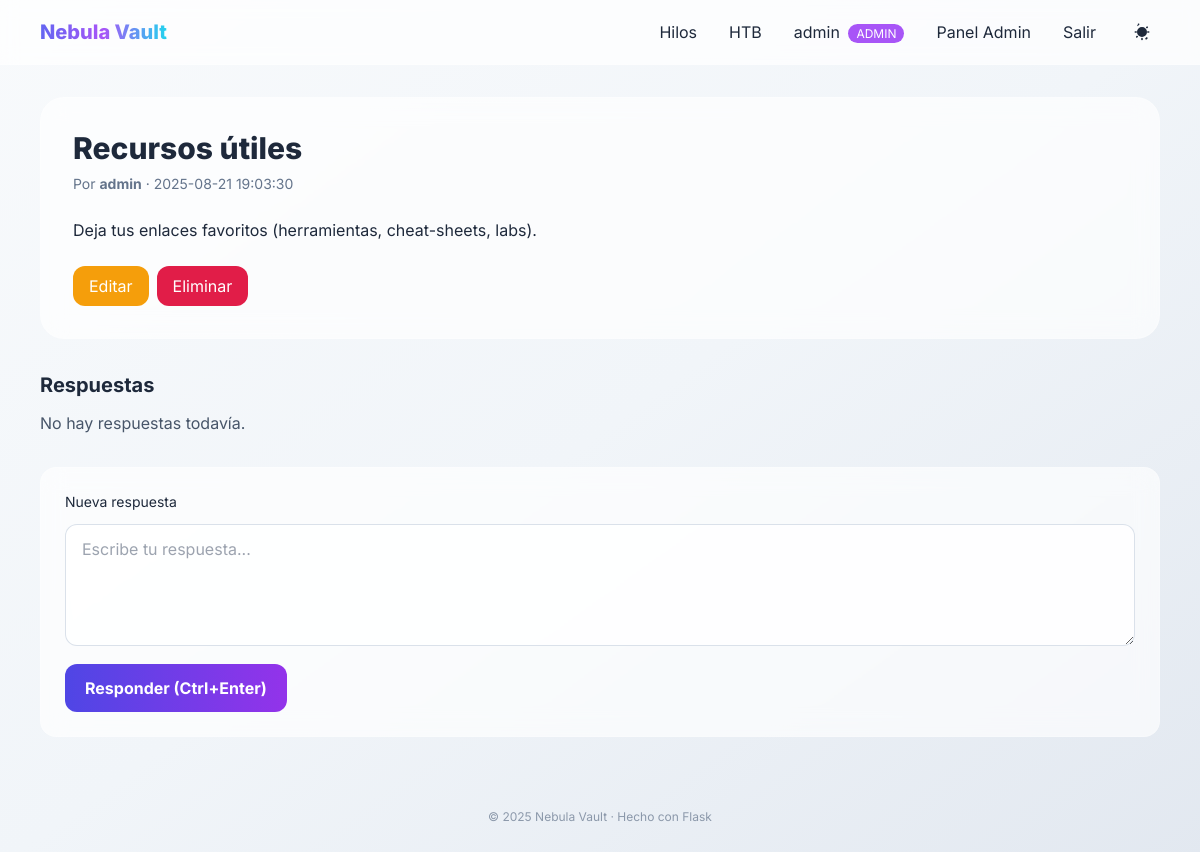
The page /thread/2 (signed in) on the database as committed earlier.
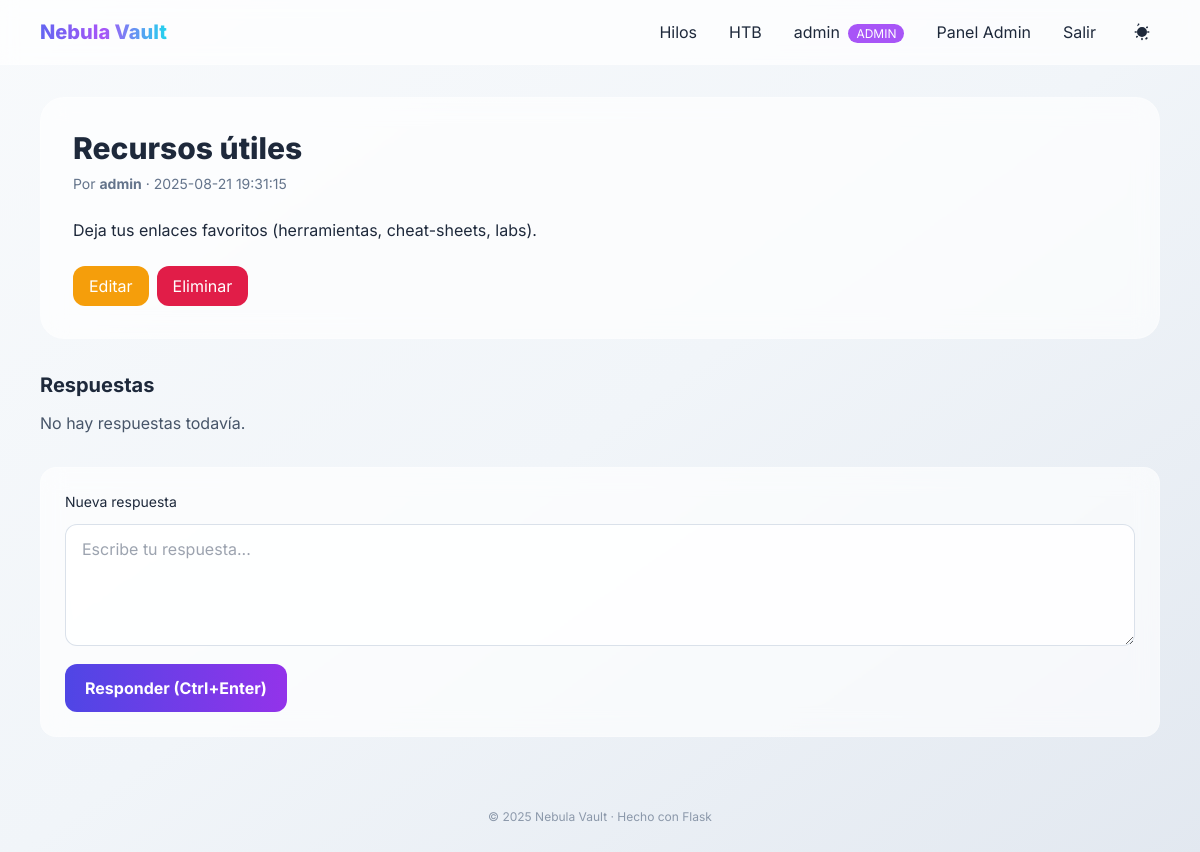
The same page on the database as committed later.
### tables this page shows
CREATE TABLE threads (
            id INTEGER PRIMARY KEY AUTOINCREMENT,
            title TEXT NOT NULL,
            content TEXT NOT NULL,
            author TEXT NOT NULL,
            created_at TEXT DEFAULT CURRENT_TIMESTAMP
        );

### app.py (the view, shortened to what this page needs)
@app.route("/thread/<int:id>", methods=["GET", "POST"])
def thread_detail(id: int):
    if not session.get("user"):
        return redirect(url_for("login"))
    db = get_db()
    cur = db.cursor()
    cur.execute("SELECT * FROM threads WHERE id=?", (id,))
    thread = cur.fetchone()
    if not thread:
        abort(404)
    cur.execute("SELECT * FROM replies WHERE thread_id=? ORDER BY id ASC", (id,))
    replies = cur.fetchall()
    return render_template("thread_detail.html", thread=thread, replies=replies, title=thread[1])

### app.py (called while the page is built)
def get_db():
    db = sqlite3.connect(DB_PATH)
    db.row_factory = sqlite3.Row
    return db

### templates/thread_detail.html
{% extends 'base.html' %}
{% block content %}
<article class="glass rounded-3xl p-8 border border-white/20 mb-8">
  <h1 class="text-2xl md:text-3xl font-extrabold mb-2">{{ thread['title'] }}</h1>
  <p class="text-sm text-slate-500 dark:text-slate-400 mb-6">Por <strong>{{ thread['author'] }}</strong> · {{ thread['created_at'] }}</p>
  <div class="prose dark:prose-invert max-w-none">{{ thread['content'] }}</div>
  {% if session['user'] == thread['author'] or session['user'] == 'admin' %}
    <div class="mt-6 flex gap-2">
      {% if session['user'] == thread['author'] %}
        <a href="{{ url_for('edit_thread', id=thread['id']) }}" class="px-4 py-2 rounded-xl bg-amber-500 text-white lift">Editar</a>
      {% endif %}
      <a href="{{ url_for('delete_thread', id=thread['id']) if session['user'] == thread['author'] else url_for('admin_delete_thread', thread_id=thread['id']) }}"
         class="px-4 py-2 rounded-xl bg-rose-600 text-white lift"
         onclick="return confirm('¿Eliminar este hilo y todas sus respuestas?');">Eliminar</a>
    </div>
  {% endif %}
</article>
<section class="mb-8">
  <h2 class="text-xl font-bold mb-3">Respuestas</h2>
  <div class="space-y-3">
    {% for reply in replies %}
      <div class="glass rounded-xl p-4 border border-white/20 flex items-start justify-between">
        <div>
          <p class="text-sm text-slate-500 dark:text-slate-400 mb-1">{{ reply['author'] }} · {{ reply['created_at'] }}</p>
          <p>{{ reply['content'] }}</p>
        </div>
        {% if session['user'] == reply['author'] %}
          <a href="{{ url_for('delete_reply', id=reply['id']) }}" class="text-rose-500 hover:underline" onclick="return confirm('¿Eliminar respuesta?');">Eliminar</a>
        {% endif %}
      </div>
    {% else %}
      <p class="text-slate-600 dark:text-slate-300">No hay respuestas todavía.</p>
    {% endfor %}
  </div>
</section>
<form method="post" class="glass rounded-2xl p-6 border border-white/20 space-y-3" data-hotkey="submit">
  <label class="block text-sm">Nueva respuesta</label>
  <textarea name="content" rows="4" required class="w-full px-4 py-3 rounded-xl border border-slate-300/70 dark:border-white/10 bg-white/80 dark:bg-white/5 focus-glow" placeholder="Escribe tu respuesta..."></textarea>
  <button class="px-5 py-3 rounded-xl font-bold text-white bg-gradient-to-r from-indigo-600 to-purple-600 lift">Responder (Ctrl+Enter)</button>
</form>
{% endblock %}

### templates/base.html (shortened to what this page needs)
<!doctype html>
<html lang="es" x-data="theme()" :class="{dark: isDark}">
<head>
  <script src="https://cdn.tailwindcss.com"></script>
  <link rel="stylesheet" href="{{ url_for('static', filename='style.css') }}">
</head>
<body class="min-h-screen bg-gradient-to-br from-slate-50 via-slate-100 to-slate-200 dark:from-gray-900 dark:via-slate-900 dark:to-black text-slate-800 dark:text-slate-100">
  <nav class="sticky top-0 z-50 backdrop-blur bg-white/70 dark:bg-gray-900/70 border-b border-white/20 dark:border-white/10">
    <div class="max-w-6xl mx-auto px-4 py-3 flex items-center justify-between">
      <a href="{{ url_for('dashboard') if session.get('user') else url_for('login') }}" class="text-xl font-extrabold bg-gradient-to-r from-indigo-500 via-purple-500 to-cyan-400 bg-clip-text text-transparent">
      </a>
      <div class="flex items-center gap-2">
        {% if session.get('user') %}
          <a class="px-3 py-2 rounded-xl lift hover:bg-indigo-50 dark:hover:bg-white/10" href="{{ url_for('threads') }}">Hilos</a>
          <a class="px-3 py-2 rounded-xl lift hover:bg-indigo-50 dark:hover:bg-white/10" href="{{ url_for('htb') }}">HTB</a>
          <a class="px-3 py-2 rounded-xl lift hover:bg-indigo-50 dark:hover:bg-white/10" href="{{ url_for('profile') }}">
            {{ session['user'] }}
            {% if session['user'] == 'admin' %}
              <span class="ml-1 px-2 py-0.5 text-xs bg-purple-500 text-white rounded-full">ADMIN</span>
            {% endif %}
          </a>
          {% if session['user'] == 'admin' %}
            <a class="px-3 py-2 rounded-xl lift hover:bg-indigo-50 dark:hover:bg-white/10" href="{{ url_for('admin_panel') }}">
              Panel Admin
            </a>
          {% endif %}
          <a class="px-3 py-2 rounded-xl lift hover:bg-rose-50 dark:hover:bg-white/10" href="{{ url_for('logout') }}">Salir</a>
        {% else %}
          <a class="px-3 py-2 rounded-xl lift hover:bg-indigo-50 dark:hover:bg-white/10" href="{{ url_for('login') }}">Login</a>
          <a class="px-3 py-2 rounded-xl lift hover:bg-indigo-50 dark:hover:bg-white/10" href="{{ url_for('register') }}">Registro</a>
        {% endif %}
        <button @click="toggle()" class="ml-2 p-2 rounded-xl lift hover:bg-indigo-50 dark:hover:bg-white/10" aria-label="Cambiar tema">
        </button>
      </div>
    </div>
  </nav>
  <main class="max-w-6xl mx-auto px-4 py-8">
    {% block content %}{% endblock %}
  </main>
  <footer class="py-10 text-center text-xs text-slate-500 dark:text-slate-400">
    <span class="opacity-70">© {{ datetime.utcnow().year }} Nebula Vault · Hecho con Flask</span>
  </footer>
</body>
</html>

Rows that differ between the two databases and show on the page:
changed threads "Recursos útiles": created_at "2025-08-21 19:03:30" → "2025-08-21 19:31:15"
